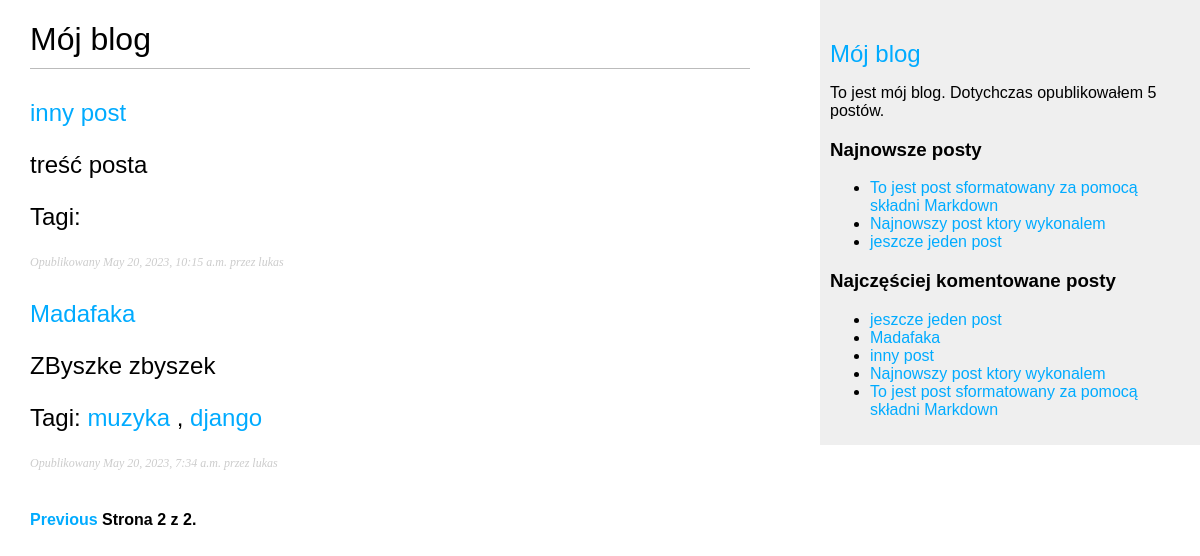
Screenshot of /blog/?page=2 with the database file from the repository.
### blog/models.py (models this page shows, shortened)
class Post(models.Model):
    STATUS_CHOICES = (
        ('draft', 'Draft'),
        ('published', 'Published')
    )
    title = models.CharField(max_length=250)
    slug = models.SlugField(max_length=250,
                            unique_for_date='publish')
    author = models.ForeignKey(User,
                               on_delete=models.CASCADE,
                               related_name='blog_posts')
    body = models.TextField()
    publish = models.DateTimeField(default=timezone.now)
    created = models.DateTimeField(auto_now_add=True)
    updated = models.DateTimeField(auto_now=True)
    status = models.CharField(max_length=10,
                              choices=STATUS_CHOICES,
                              default='draft')
    object = models.Manager()
    published = PublishedManager()
    tags = TaggableManager()
    class Meta:
        ordering = ('-publish',)
    def get_absolute_url(self):
        return reverse('blog:post_details',
                       args=[self.publish.year,
                             self.publish.strftime('%m'),
                             self.publish.strftime('%d'),
                             self.slug])

### blog/views.py (the view)
# urls.py: path('', views.post_list, name='post list'),
def post_list(request, tag_slug=None):
    object_list = Post.published.all()
    tag = None
    if tag_slug:
        tag = get_object_or_404(Tag,slug=tag_slug)
        object_list = object_list.filter(tags__in=[tag])
    paginator = Paginator(object_list, 3)  # trzy posty na kazdej stronie
    page = request.GET.get('page')
    try:
        posts = paginator.page(page)
    except PageNotAnInteger:
        posts = paginator.page(1)
    except EmptyPage:
        posts = paginator.page(paginator.num_pages)
    return render(request,
                  'blog/post/list.html',
                  {'page': page,
                   'posts': posts,
                   'tag': tag})

### blog/models.py (called while the page is built)
    def get_queryset(self):
        return super(PublishedManager,
                     self).get_queryset()\
                          .filter(status='published')

### blog/templatetags/blog_tags.py (called while the page is built)
@register.filter(name='markdown')
def markdown_format(text):
    return mark_safe(markdown.markdown(text))

@register.simple_tag
def total_posts():
    return Post.published.count()

@register.inclusion_tag('blog/post/latest_posts.html')
def show_latest_posts(count=5):
    latest_posts = Post.published.order_by('-publish')[:count]
    return {'latest_posts': latest_posts}

@register.simple_tag
def get_most_commented_posts(count=5):
    return Post.published.annotate(
        total_comments=Count('comments')
        ).order_by('-total_comments')[:count]

### blog/templates/blog/post/list.html (shortened to what this page needs)
{% extends "blog/base.html" %}
{% load blog_tags %}
{% block content %}
  <h1>Mój blog</h1>
  {% for post in posts %}
    <h2>
      <a href="{{ post.get_absolute_url }}">
        {{ post.title }}
      </a>
        {{ post.body|markdown|truncatewords_html:30 }}
        <p class="tags">
          Tagi:
          {% for tag in post.tags.all %}
            <a href="{% url "blog:post_list_by_tag" tag.slug %}">
              {{ tag.name }}
            </a>
              {% if not forloop.last %}, {% endif %}
          {% endfor %}
      </p>
    </h2>
    <p class="date">
      Opublikowany {{ post.publish }} przez {{ post.author }}
    </p>
  {% endfor %}
  {% include "pagination.html" with page=posts %}
{% endblock %}

### blog/templates/blog/base.html (shortened to what this page needs)
{% load blog_tags %}
{% load static %}
<!DOCTYPE html>
<html>
<head>
    <link href="{% static "css/blog.css" %}" rel="stylesheet">
</head>
<body>
    <div id= "content">
        {% block content %}
        {% endblock %}
    </div>
    <div id="sidebar">
        <h2>
            <a href="/blog">Mój blog</a>
        </h2>
        <p>To jest mój blog. Dotychczas opublikowałem {% total_posts %} postów.</p>
        <h3>Najnowsze posty</h3>
        {% show_latest_posts 3 %}
        <h3>Najczęściej komentowane posty</h3>
        {% get_most_commented_posts as most_commented_posts %}
        <ul>
            {% for post in most_commented_posts %}
            <li>
                <a href="{{ post.get_absolute_url }}">{{ post.title }}</a>
            </li>
            {% endfor %}
        </ul>
    </div>
</body>
</html>

### blog/templates/blog/post/latest_posts.html
<ul>
    {% for post in latest_posts %}
        <li>
            <a href="{{ post.get_absolute_url }}">{{ post.title }}</a>
        </li>
    {% endfor %}
</ul>

### blog/static/css/blog.css (style rules this page uses)
body { margin:0; padding:0; font-family:helvetica, sans-serif; }
a { color:#00abff; text-decoration:none; }
h1 { font-weight:normal; border-bottom:1px solid #bbb; padding:0 0 10px 0; }
h2 { font-weight:normal; margin:30px 0 0; }
#content { float:left; width:60%; padding:0 0 0 30px; }
#sidebar { float:right; width:30%; padding:10px; background:#efefef; height:100%; }
p.date { color:#ccc; font-family: georgia, serif; font-size: 12px; font-style: italic; }

### rows the page displays
Post: title "inny post", body "treść posta", publish "May 20, 2023, 10:15 a.m.", author "lukas"
Post: title "Madafaka", body "ZByszke zbyszek", publish "May 20, 2023, 7:34 a.m.", author "lukas"
Tag: name "muzyka"
Tag: name "django"
Post: title "To jest post sformatowany za pomocą składni Markdown"
Post: title "Najnowszy post ktory wykonalem"
Post: title "jeszcze jeden post"

### other values shown
{{ page.number }} "2"
{{ page.paginator.num_pages }} "2"
